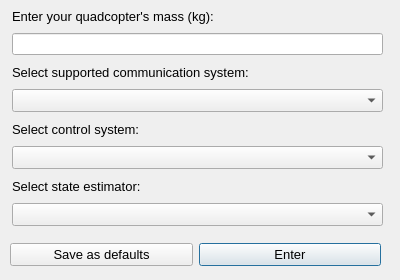
<?xml version="1.0" encoding="UTF-8"?>
<ui version="4.0">
 <class>Dialog</class>
 <widget class="QDialog" name="Dialog">
  <property name="geometry">
   <rect>
    <x>0</x>
    <y>0</y>
    <width>400</width>
    <height>280</height>
   </rect>
  </property>
  <property name="windowTitle">
   <string>Digital Twin Setup Window</string>
  </property>
  <widget class="QWidget" name="">
   <property name="geometry">
    <rect>
     <x>12</x>
     <y>5</y>
     <width>371</width>
     <height>221</height>
    </rect>
   </property>
   <layout class="QVBoxLayout" name="verticalLayout">
    <item>
     <widget class="QLabel" name="mass_label">
      <property name="font">
       <font>
        <pointsize>10</pointsize>
       </font>
      </property>
      <property name="text">
       <string>Enter your quadcopter's mass (kg):</string>
      </property>
     </widget>
    </item>
    <item>
     <widget class="QLineEdit" name="mass_input"/>
    </item>
    <item>
     <widget class="QLabel" name="comm_label">
      <property name="font">
       <font>
        <pointsize>10</pointsize>
       </font>
      </property>
      <property name="text">
       <string>Select supported communication system:</string>
      </property>
     </widget>
    </item>
    <item>
     <widget class="QComboBox" name="comms_dropdown">
      <property name="font">
       <font>
        <pointsize>10</pointsize>
       </font>
      </property>
     </widget>
    </item>
    <item>
     <widget class="QLabel" name="controller_label">
      <property name="font">
       <font>
        <pointsize>10</pointsize>
       </font>
      </property>
      <property name="text">
       <string>Select control system:</string>
      </property>
     </widget>
    </item>
    <item>
     <widget class="QComboBox" name="controlsystem_dropdown">
      <property name="font">
       <font>
        <pointsize>10</pointsize>
       </font>
      </property>
     </widget>
    </item>
    <item>
     <widget class="QLabel" name="estimator_label">
      <property name="font">
       <font>
        <pointsize>10</pointsize>
       </font>
      </property>
      <property name="text">
       <string>Select state estimator:</string>
      </property>
     </widget>
    </item>
    <item>
     <widget class="QComboBox" name="estimator_dropdown">
      <property name="font">
       <font>
        <pointsize>10</pointsize>
       </font>
      </property>
     </widget>
    </item>
   </layout>
  </widget>
  <widget class="QWidget" name="">
   <property name="geometry">
    <rect>
     <x>10</x>
     <y>240</y>
     <width>371</width>
     <height>29</height>
    </rect>
   </property>
   <layout class="QHBoxLayout" name="horizontalLayout">
    <item>
     <widget class="QPushButton" name="save_button">
      <property name="font">
       <font>
        <pointsize>10</pointsize>
       </font>
      </property>
      <property name="text">
       <string>Save as defaults</string>
      </property>
     </widget>
    </item>
    <item>
     <widget class="QPushButton" name="enter_button">
      <property name="font">
       <font>
        <pointsize>10</pointsize>
       </font>
      </property>
      <property name="text">
       <string>Enter</string>
      </property>
      <property name="default">
       <bool>true</bool>
      </property>
     </widget>
    </item>
   </layout>
  </widget>
 </widget>
 <resources/>
 <connections/>
</ui>
